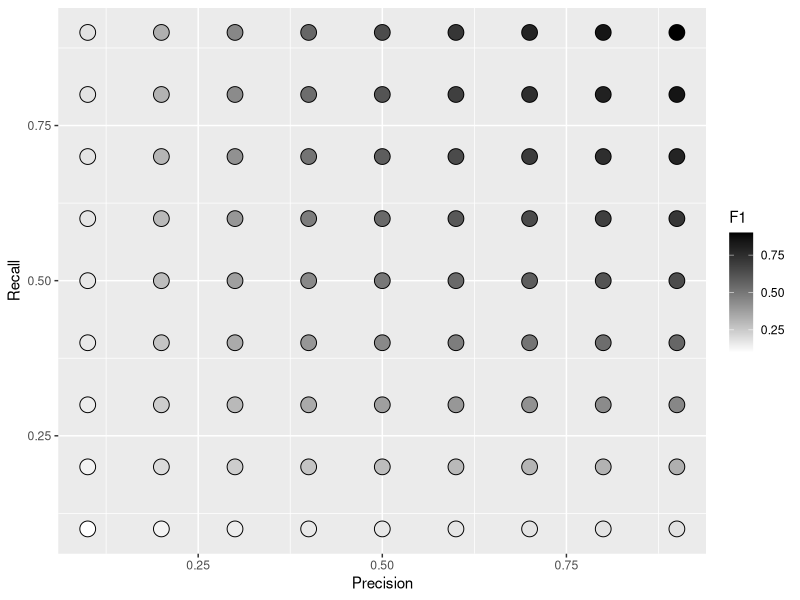
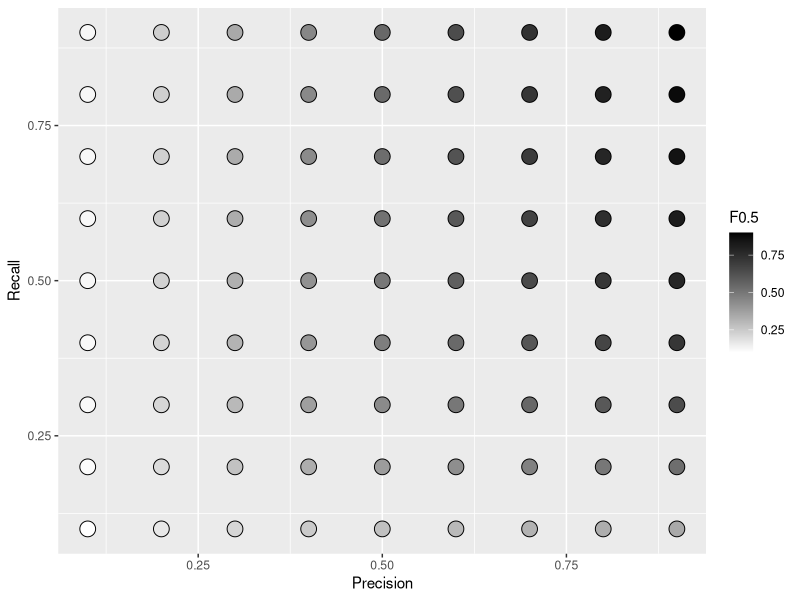
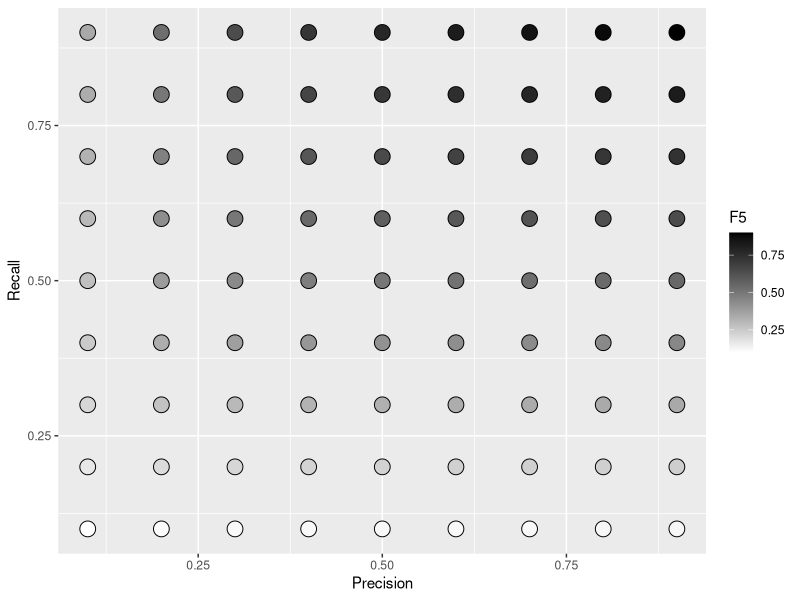

Reproduce these figures in R, in order.
# F1, F0.1, F2値の比較
# 2021/2/8

library(ggplot2)

predict_1 <- 1:9/10
actual_1 <- 1:9/10

table <- expand.grid(predict_1, actual_1)
names(table) <- c("predict_1", "actual_1")

N <- 100

table['N'] <-  N

table['TP'] <- table['predict_1'] * table['actual_1']
table['FP'] <- table['predict_1'] - table['TP']
table['FN'] <- table['actual_1'] - table['TP']
table['TN'] <- 1 - (table['TP']+table['FP']+table['FN'])
table['TP'] <- table['TP'] * N
table['FP'] <- table['FP'] * N
table['FN'] <- table['FN'] * N
table['TN'] <- table['TN'] * N

table['Precision'] <- table['TP'] / (table['TP']+table['FP'])
table['Recall'] <- table['TP'] / (table['TP']+table['FN'])

table['F1'] <- 2*table['Precision']*table['Recall'] / (table['Precision']+table['Recall'])
table['F0.5'] <- 1.25*table['Precision']*table['Recall'] / (0.25*table['Precision']+table['Recall'])
table['F5'] <- 5*table['Precision']*table['Recall'] / (4*table['Precision']+table['Recall'])

table

summary(table)


# "Precision","Recall","F1","F0.5","F5"

## F1
plot_f1 <- ggplot(table, aes(x = Precision, y = Recall, fill=F1)) +
  geom_point(shape = 21, size = 5) +
  scale_fill_gradient(low = "white" , high = "black")
ggsave(filename="F1.png", plot=plot_f1, width=5, height=5, dpi=100)

## F0.5
plot_f05 <- ggplot(table, aes(x = Precision, y = Recall, fill=F0.5)) +
  geom_point(shape = 21, size = 5) +
  scale_fill_gradient(low = "white" , high = "black")
ggsave(filename="F05.png", plot=plot_f05, width=5, height=5, dpi=100)

## F5
plot_f5 <- ggplot(table, aes(x = Precision, y = Recall, fill=F5)) +
  geom_point(shape = 21, size = 5) +
  scale_fill_gradient(low = "white" , high = "black")
ggsave(filename="F5.png", plot=plot_f5, width=5, height=5, dpi=100)

